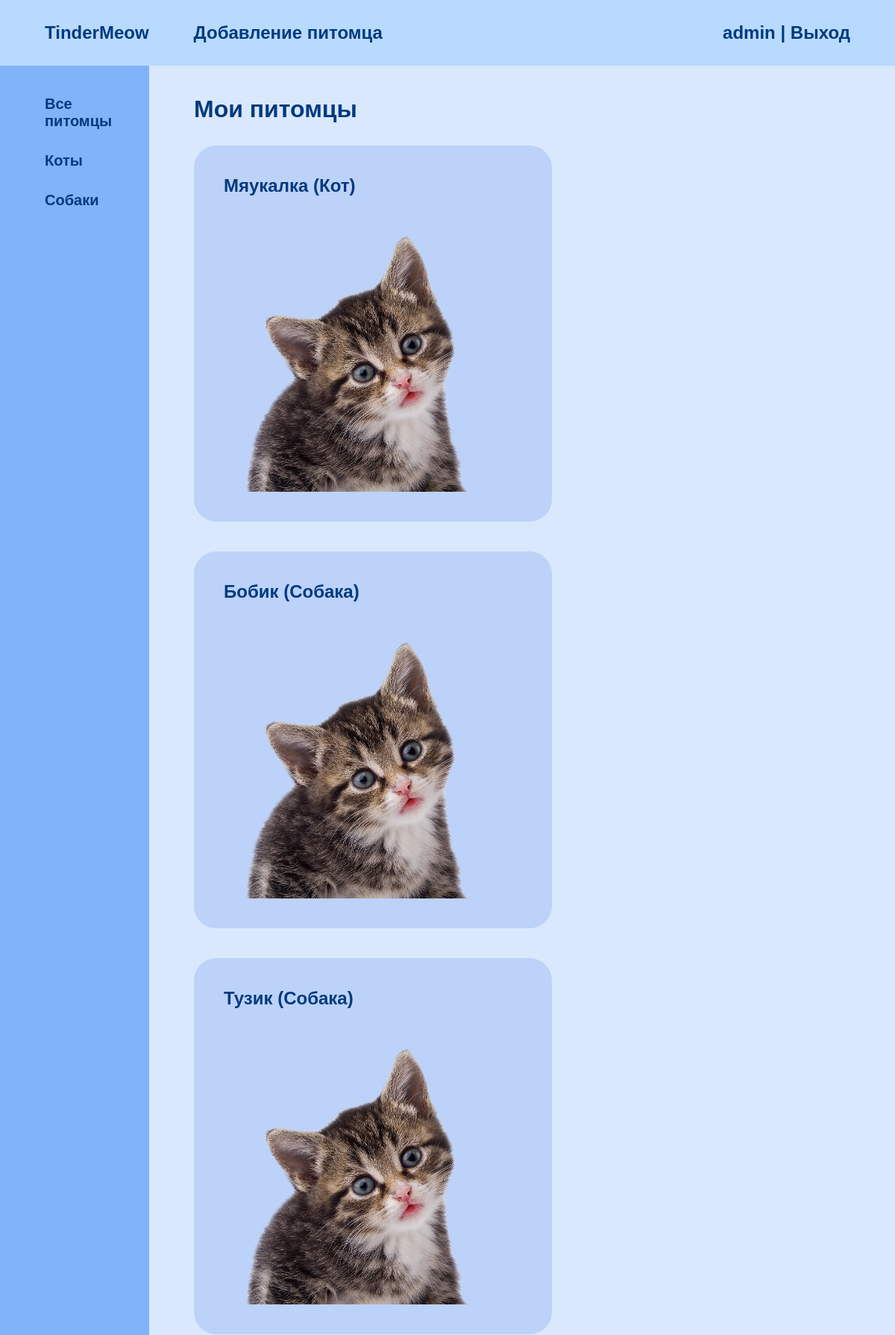
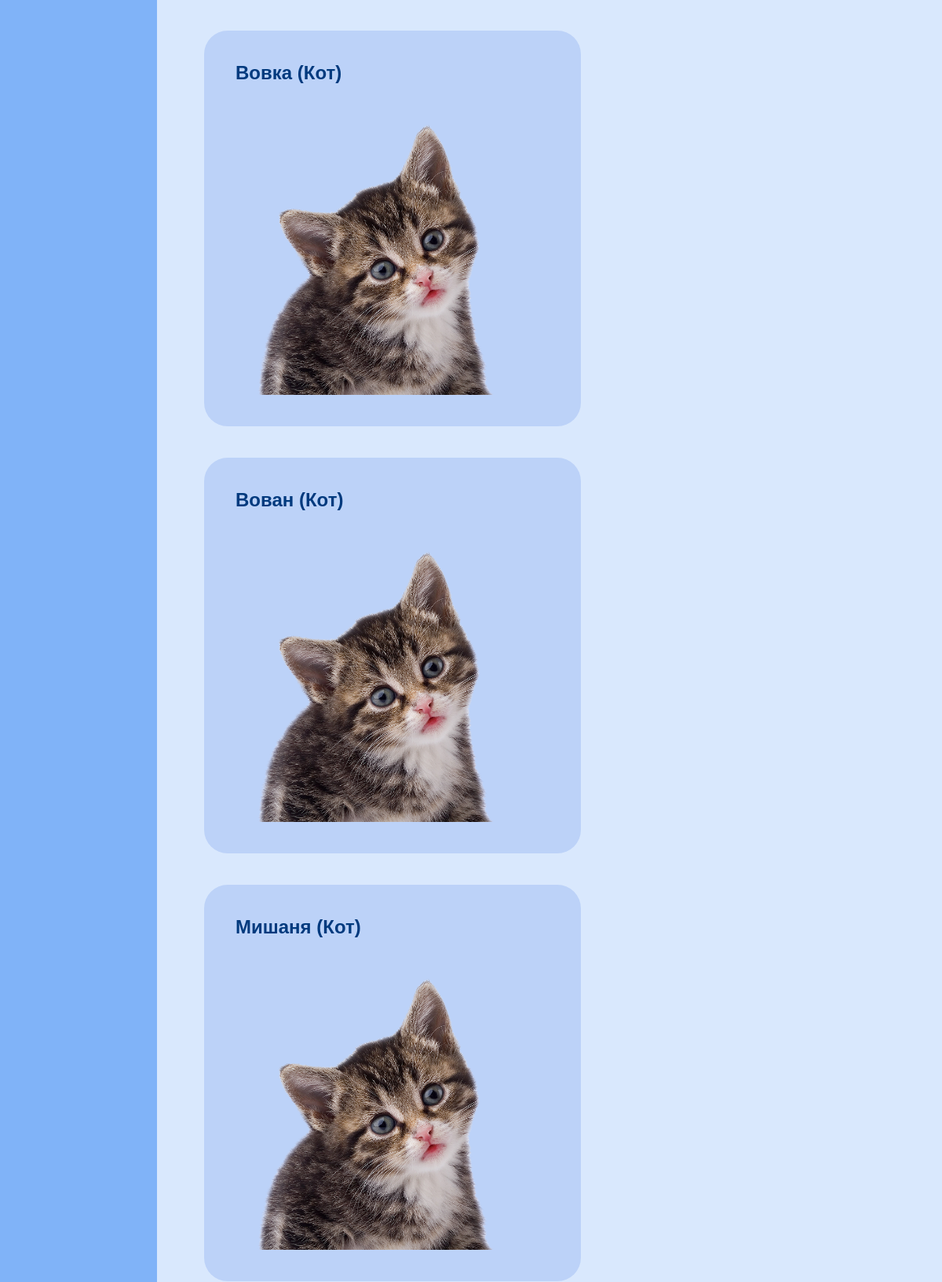
The app's page / (signed in, upper part) with its own data (2 pictures, top to bottom).
### main/models.py (models this page shows, shortened)
class Species(models.Model):
    title = models.CharField(max_length=30, unique=True, verbose_name='Название вида')
    title_plural = models.CharField(max_length=30, unique=True, verbose_name='Название вида (мн. ч.)', null=True)
    slug = models.SlugField(max_length=30, unique=True, db_index=True, verbose_name='URL')
    class Meta:
        verbose_name = 'Биологический вид'
        verbose_name_plural = 'Биологические виды'
        ordering = ['id']
    def __str__(self):
        return self.title
    def get_absolute_url(self):
        return reverse('species', kwargs={'species_slug': self.slug})

class Pet(models.Model):
    name = models.CharField(max_length=30, verbose_name='Кличка')
    slug = models.SlugField(max_length=60, unique=True, db_index=True, verbose_name='URL')
    photo = models.ImageField(upload_to='main/img/pet/%Y/%m/%d', verbose_name='Фото')
    description = models.TextField(blank=True, verbose_name='Описание')
    time_add = models.DateTimeField(auto_now_add=True, verbose_name='Создано')
    time_edit = models.DateTimeField(auto_now=True, verbose_name='Изменено')
    is_published = models.BooleanField(default=True, verbose_name='Опубликовано')
    owner = models.ForeignKey('Person', on_delete=models.CASCADE, verbose_name='Хозяин')
    species = models.ForeignKey('Species', on_delete=models.PROTECT, verbose_name='Биологический вид')
    class Meta:
        verbose_name = 'Питомец'
        verbose_name_plural = 'Питомцы'
        ordering = ['id']
    def get_absolute_url(self):
        return reverse('pet', kwargs={'pet_slug': self.slug})

### main/views.py (the view)
# urls.py: path('', index, name='index'),
def index(request):
    if not request.user.is_authenticated:
        redirect('login')
    menu = [
        {'title': 'TinderMeow', 'url_name': 'index'},
        {'title': 'Добавление питомца', 'url_name': 'pet_add'},
    ]
    pets = Pet.objects.filter(owner_id=request.user.id)
    species = Species.objects.all()
    context = {
        'title': 'Мои питомцы',
        'menu': menu,
        'pets': pets,
        'species': species,
        'id_selected': 0,
    }
    return render(request, 'main/layout.html', context=context)

### main/templates/main/layout.html (shortened to what this page needs)
{% load static %}
<!doctype html>
<html lang="en">
    <head>
        <link rel="stylesheet" href="{% static 'css/index.css' %}">
    </head>
    <body>
        <div class="body_container">
            <header class="header">
                <div class="header_first">
                    {% for item in menu %}
                        {% if loop.last %}
                            <a href="{% url item.url_name %}" class="header_txt last link_effect">{{ item.title }}</a>
                        {% else %}
                            <a href="{% url item.url_name %}" class="header_txt not_last link_effect">{{ item.title }}</a>
                        {% endif %}
                    {% endfor %}
                </div>
                <div class="header_last">
                    {% if request.user.is_authenticated %}
                        <p class="header_txt">{{ user.username }}&nbsp;|&nbsp;</p>
                        <a href="{% url 'logout' %}" class="header_link header_txt last link_effect">Выход</a>
                    {% else %}
                        <a href="{% url 'register' %}" class="header_link header_txt last link_effect">Регистрация&nbsp;|&nbsp;</a>
                        <a href="{% url 'login' %}" class="header_link header_txt last link_effect">Вход</a>
                    {% endif %}
                </div>
            </header>
            <main class="main">
                {% if request.user.is_authenticated %}
                    <aside class="main_aside">
                        <a href="{% url 'all' %}" class="link_effect aside_link">Все питомцы</a>
                        {% for item in species %}
                            {% if loop.last %}
                                <a href="{{ item.get_absolute_url }}" class="link_effect aside_link">{{ item.title_plural }}</a>
                            {% else %}
                                <a href="{{ item.get_absolute_url }}" class="link_effect aside_link">{{ item.title_plural }}</a>
                            {% endif %}
                        {% endfor %}
                    </aside>
                {% endif %}
                <div class="main_container">
                    <h1 class="heading">{{ title }}</h1>
                    <div class="container">
                        {% for pet in pets %}
                            <a href="{{ pet.get_absolute_url }}" class="hyperlink">
                                <h2 class="heading hyperlink_heading">{{ pet.name }}&nbsp;({{ pet.species }})</h2>
                                {% if pet.photo %}
                                    <img src="{{ pet.photo.url }}" alt="photo" class="pet_img">
                                {% endif %}
                            </a>
                        {% endfor %}
                    </div>
                </div>
            </main>
        </div>
    </body>
</html>

### static/css/index.css (style rules this page uses)
* { text-decoration: none; font-family: Arial; color: #003A7E; }
body { margin: 0 auto; min-height: 100vh; max-width: 1440px; display: flex; flex-direction: column; }
.body_container { flex-grow: 1; display: flex; flex-direction: column; }
.header { width: 100%; display: flex; justify-content: space-between; align-items: center; padding: 30px 60px; box-sizing: border-box; background-color: #b8daff; }
.header_first { display: flex; align-items: center; }
.header_last { display: flex; align-items: center; }
.header_txt { margin: 0; font-size: 24px; font-weight: 600; }
.main { flex-grow: 1; background-color: rgb(217, 232, 253); display: flex; justify-content: space-between; padding: 0 60px 0 0; box-sizing: border-box; }
.main_aside { width: 200px; padding: 40px 60px 0; box-sizing: border-box; background-color: rgb(128, 179, 248); display: flex; flex-direction: column; }
.aside_link { font-size: 20px; font-weight: 600; margin-bottom: 30px; }
.aside_link:last-child { margin: 0; }
.main_container { padding: 40px 60px 20px; box-sizing: border-box; display: flex; flex-direction: column; }
.container { display: flex; flex-wrap: wrap; }
.heading { margin: 0 0 30px; }
.hyperlink { background-color: rgb(188, 210, 248); padding: 40px; margin: 0 40px 40px 0; border-radius: 30px; box-sizing: border-box; display: flex; flex-direction: column; }
.hyperlink_heading { margin-bottom: 20px; }
.pet_img { max-width: 400px; }
.link_effect { color: #003A7E; transition: color 200ms ease, transform 200ms ease; }
.not_last { margin-right: 60px; }
.last { margin: 0; }

### records on screen
Species: title_plural "Коты"
Species: title_plural "Собаки"
Pet: name "Мяукалка", species "Кот", photo (picture)
Pet: name "Бобик", species "Собака", photo (picture)
Pet: name "Тузик", species "Собака", photo (picture)
Pet: name "Вовка", species "Кот", photo (picture)
Pet: name "Вован", species "Кот", photo (picture)
Pet: name "Мишаня", species "Кот", photo (picture)

### other values on screen
{{ item.title }} "TinderMeow" "Добавление питомца"
{{ user.username }} "admin"
{{ title }} "Мои питомцы"
